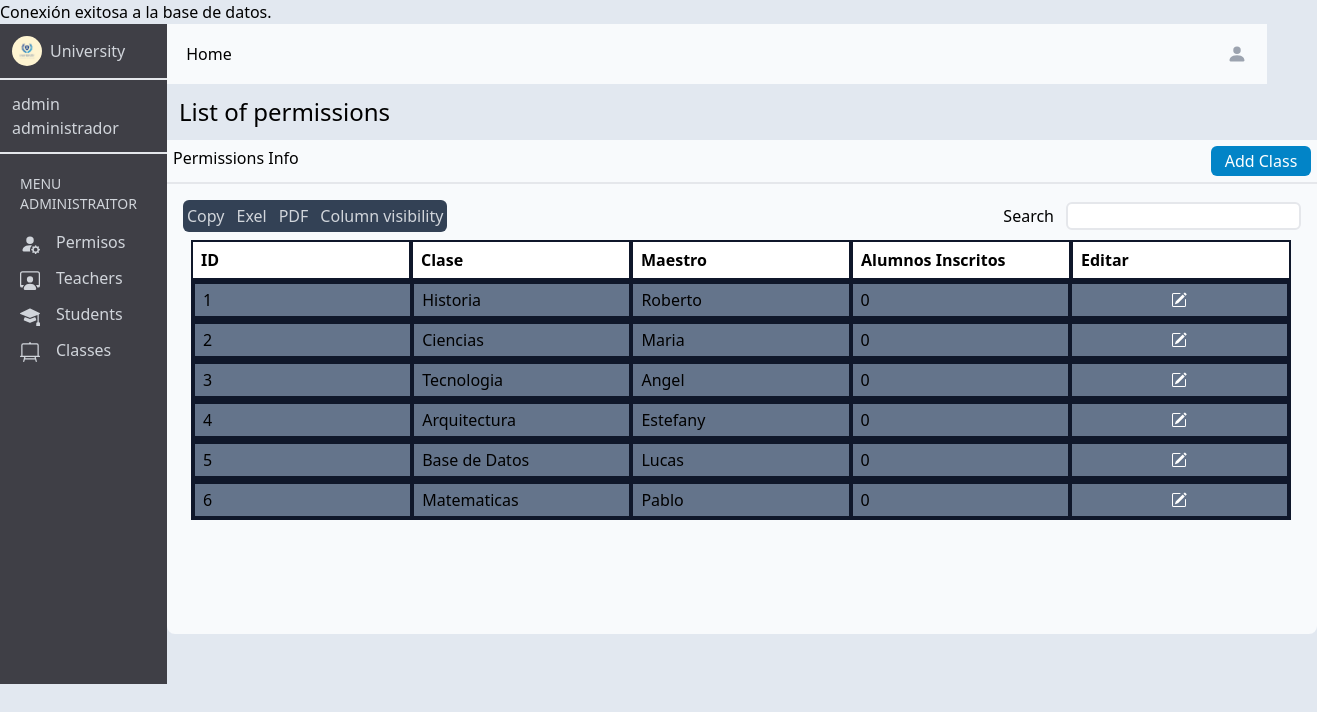
The page /adminclass.php (signed in) on the database its author committed.
### tables this page shows
CREATE TABLE IF NOT EXISTS `administrador` (
  `id` int NOT NULL AUTO_INCREMENT,
  `dni` int NOT NULL,
  `nombre` varchar(100) NOT NULL,
  `usuario` varchar(250) NOT NULL,
  `contrasena` varchar(250) NOT NULL,
  `permiso` varchar(100) NOT NULL,
  `estado` varchar(100) NOT NULL,
  `direccion` varchar(250) NOT NULL,
  `nacimiento` date NOT NULL,
  `clase` varchar(100) NOT NULL,
  PRIMARY KEY (`id`),
  UNIQUE KEY `dni` (`dni`),
  UNIQUE KEY `usuario` (`usuario`(100)),
  KEY `dni_2` (`dni`)
);

### adminclass.php (the view, shortened to what this page needs)
<?php
require "connection.php";
$consulta = "SELECT * FROM administrador";
$resultado = mysqli_query($connection, $consulta);
?>
<!DOCTYPE html>
<html lang="en">
<head>
    <link href="/dist/output.css" rel="stylesheet">
</head>
<body class="bg-slate-200">
    <main class="h-screen flex">
        <div class="w-custom-300 h-custom-660 bg-zinc-700">
            <div class="flex items-center p-3 gap-2 border-b-2">
                <img class="w-custom-30 h-custom-30 rounded-full" src="./assets/logo.jpg">
                <p class="text-gray-300">University</p>
            </div>
            <div class="p-3 border-b-2">
                <p class="text-gray-300">admin</p>
                <p class="text-gray-300">administrador</p>
            </div>
            <div class="p-5 flex flex-col">
                <p class="flex justify-center text-gray-300 pb-4 text-sm">MENU ADMINISTRAITOR</p>
                <div class="flex flex-col items-start gap-3">
                    <button class="text-gray-300 hover:translate-y-[-4px]" onclick="permisos()">
                        Permisos</button>
                    <button class="text-gray-300 hover:translate-y-[-4px]" onclick="maestros()">
                        Teachers</button>
                    <button class="text-gray-300 hover:translate-y-[-4px]" onclick="alumnos()">
                        Students</button>
                    <button class="text-gray-300 hover:translate-y-[-4px]" onclick="clases()">
                        Classes</button>
                </div>
            </div>
        </div>
        <div class="flex flex-col">
        <div class="w-custom-1100 flex justify-between h-15 p-3 bg-slate-50">
                <button class="w-custom-60 text-center hover:bg-gray-300 rounded-md" onclick="dashboardadmi()">Home</button>
                <button class="px-2 py-2 flex justify-center hover:bg-gray-300 rounded-md" onclick="menuadmin()"><svg xmlns="http://www.w3.org/2000/svg" width="16" height="16" fill="currentColor" class="bi bi-person-fill text-gray-400 w-custom-20 h-custom-20 inline-block mr-0" viewBox="0 0 16 16">
                        <path d="M3 14s-1 0-1-1 1-4 6-4 6 3 6 4-1 1-1 1H3Zm5-6a3 3 0 1 0 0-6 3 3 0 0 0 0 6Z" />
                    </svg></button>
            </div>
            <div>
                <p class="p-3 text-bold text-2xl">List of permissions</p>
                <div class="w-custom-1150 h-10 p-1.5 bg-slate-50 border-b-2 flex justify-between">
                    <p>Permissions Info</p>
                    <button class="w-custom-100 h-custom-30 bg-sky-600 text-white rounded-md">Add Class</button>
                </div>
                <div class="w-full h-custom-450 p-4 bg-slate-50 rounded-b-lg">
                    <div class="flex justify-between">
                        <div class="w-64 p-1 flex bg-slate-700 gap-3 rounded-md">
                            <button class="text-gray-300">Copy</button>
                            <button class="text-gray-300">Exel</button>
                            <button class="text-gray-300">PDF</button>
                            <button class="text-gray-300">Column visibility</button>
                        </div>
                        <div class="flex justify-center items-center gap-3">
                            <p>Search</p>
                            <input class="w-20 h-8 border-2 rounded-md">
                        </div>
                    </div>
                    <div class="w-custom-1100 flex flex-col p-2">
                        <div class="w-custom-1100 h-custom-40 flex bg-white">
                            <div class="w-custom-300 border-2 border-slate-900 flex items-center p-2 font-bold">ID</div>
                            <div class="w-custom-300 border-2 border-slate-900 flex items-center p-2 font-bold">Clase</div>
                            <div class="w-custom-300 border-2 border-slate-900 flex items-center p-2 font-bold">Maestro</div>
                            <div class="w-custom-300 border-2 border-slate-900 flex items-center p-2 font-bold">Alumnos Inscritos</div>
                            <div class="w-custom-300 border-2 border-slate-900 flex items-center p-2 font-bold">Editar</div>
                        </div>
                        <?php
                        $contador = 1;
                        while ($fila = mysqli_fetch_assoc($resultado)) {
                            if ($fila['permiso'] == 'Maestro') {
                            echo "<div class='w-custom-1100 h-custom-40 flex bg-slate-500 border-2 border-slate-900'>";
                            echo "<div class='w-custom-220 border-2 border-slate-900 flex items-center p-2'>" . $contador . "</div>";
                            echo "<div class='w-custom-220 border-2 border-slate-900 flex items-center p-2'>" . $fila['clase'] . "</div>";
                            echo "<div class='w-custom-220 border-2 border-slate-900 flex items-center p-2'>" . $fila['nombre'] . "</div>";
                            echo "<div class='w-custom-220 border-2 border-slate-900 flex items-center p-2'>" . 0 . "</div>";
                            echo "<button class='w-custom-220 border-2 border-slate-900 flex justify-center items-center p-2'>" . "<svg xmlns='http://www.w3.org/2000/svg width='16' height='16' fill='currentColor' class='bi bi-pencil-square text-white' viewBox='0 0 16 16'>" .
                                "<path d='M15.502 1.94a.5.5 0 0 1 0 .706L14.459 3.69l-2-2L13.502.646a.5.5 0 0 1 .707 0l1.293 1.293zm-1.75 2.456-2-2L4.939 9.21a.5.5 0 0 0-.121.196l-.805 2.414a.25.25 0 0 0 .316.316l2.414-.805a.5.5 0 0 0 .196-.12l6.813-6.814z'/>" . "
                                    <path fill-rule='evenodd' d='M1 13.5A1.5 1.5 0 0 0 2.5 15h11a1.5 1.5 0 0 0 1.5-1.5v-6a.5.5 0 0 0-1 0v6a.5.5 0 0 1-.5.5h-11a.5.5 0 0 1-.5-.5v-11a.5.5 0 0 1 .5-.5H9a.5.5 0 0 0 0-1H2.5A1.5 1.5 0 0 0 1 2.5v11z'/>" .
                                "</svg>" . "</button>";
                            echo "</div>";
                            $contador++;
                            }
                        }
                        ?>
                    </div>
                </div>
            </div>
        </div>
    </main>
</body>
</html>

### rows shown on the page
administrador: clase "Historia", nombre "Roberto"
administrador: clase "Ciencias", nombre "Maria"
administrador: clase "Tecnologia", nombre "Angel"
administrador: clase "Arquitectura", nombre "Estefany"
administrador: clase "Base de Datos", nombre "Lucas"
administrador: clase "Matematicas", nombre "Pablo"
